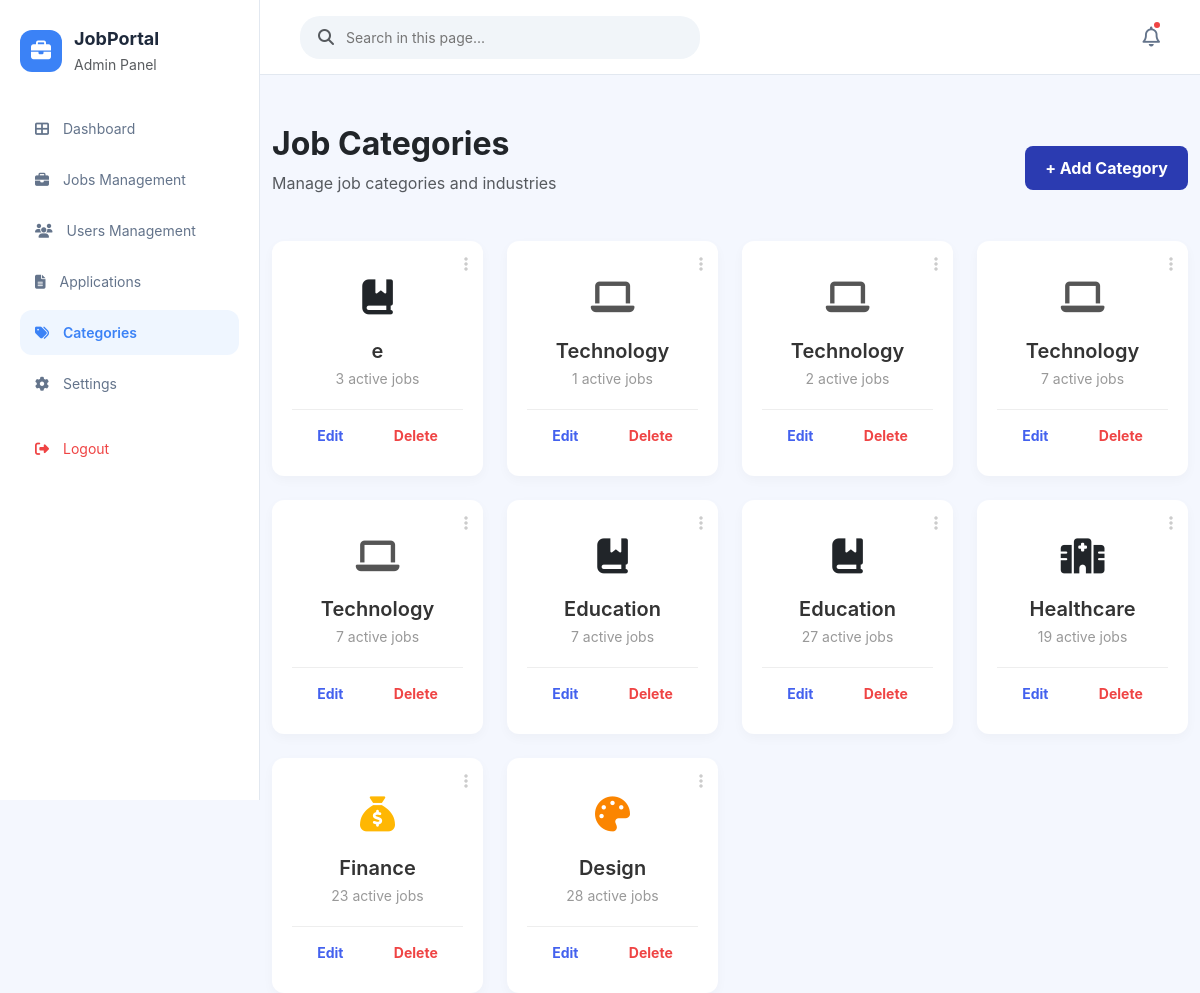
Page /admin/JOBMANAGEMENT/categories.php on the committed database.
### tables this page shows
CREATE TABLE `categories` (
  `id` int(11) NOT NULL,
  `name` varchar(100) NOT NULL,
  `icon_class` varchar(50) DEFAULT 'fa-briefcase',
  `active_jobs` int(11) DEFAULT 0,
  `created_at` timestamp NOT NULL DEFAULT current_timestamp()
);

### admin/JOBMANAGEMENT/categories.php (the view, shortened to what this page needs)
<?php include('db.php'); ?>
<!DOCTYPE html>
<html lang="en">
<head>
    <link href="https://cdn.jsdelivr.net/npm/bootstrap@5.3.0/dist/css/bootstrap.min.css" rel="stylesheet">
    <link rel="stylesheet" href="https://cdnjs.cloudflare.com/ajax/libs/font-awesome/6.4.0/css/all.min.css">
</head>
<body>
<?php include('nav.php'); ?>
<div class="container">
    <div class="header-section d-flex justify-content-between align-items-center">
        <div>
            <h2 class="fw-bold">Job Categories</h2>
            <p class="text-muted">Manage job categories and industries</p>
        </div>
        <a href="add.php" class="add-btn fw-bold" style="text-decoration: none;">+ Add Category</a>
    </div>
    <div class="row g-4">
        <?php
        $query = "SELECT * FROM categories ORDER BY id DESC";
        $result = mysqli_query($conn, $query);
        if (mysqli_num_rows($result) > 0) {
            while ($row = mysqli_fetch_assoc($result)) {
        ?>
            <div class="col-12 col-md-6 col-lg-3">
                <div class="cat-card searchable">
                    <i class="fas fa-ellipsis-vertical more-options"></i>
                    <span class="icon-wrapper">
                        <i class="fas <?php echo $row['icon_class']; ?>"></i>
                    </span>
                    <h5 class="cat-title"><?php echo $row['name']; ?></h5>
                    <p class="active-jobs"><?php echo $row['active_jobs']; ?> active jobs</p>
                    <div class="action-links">
                        <a href="edit.php?id=<?php echo $row['id']; ?>" class="edit-text fw-bold">Edit</a>
                        <a href="javascript:void(0)"
                         onclick="confirmDelete(<?php echo $row['id']; ?>)"
                         class="delete-text fw-bold">Delete</a>
                    </div>
                </div>
            </div>
        <?php
            }
        } else {
            echo "<p class='text-center'>No categories found.</p>";
        }
        ?>
    </div>
</div>
</body>
</html>

### admin/JOBMANAGEMENT/nav.php (shortened to what this page needs)
<?php
$current_page = basename($_SERVER['PHP_SELF']);
include_once 'db.php';
$noti_query = mysqli_query($conn, "SELECT * FROM notifications ORDER BY id DESC LIMIT 20");
$display_notis = [];
if($noti_query) {
    while($row = mysqli_fetch_assoc($noti_query)){
        $display_notis[] = $row['message'];
    }
}
$noti_count = count($display_notis);
?>
<link rel="stylesheet" href="https://cdnjs.cloudflare.com/ajax/libs/font-awesome/6.5.1/css/all.min.css">
<aside class="sidebar">
    <div class="logo-section">
        <div class="logo-icon"><i class="fa fa-briefcase"></i></div>
        <div>
            <strong style="font-size: 18px; color: #1e293b;">JobPortal</strong><br>
            <small class="text-muted">Admin Panel</small>
        </div>
    </div>
    <nav>
        <a href="dashboard.php" class="nav-link <?= $current_page=='dashboard.php'?'active':'' ?>"><i class="fa fa-th-large"></i> Dashboard</a>
        <a href="jobmanagement.php" class="nav-link <?= $current_page=='jobmanagement.php'?'active':'' ?>"><i class="fa fa-briefcase"></i> Jobs Management</a>
        <a href="usermanagement.php" class="nav-link <?= $current_page=='usermanagement.php'?'active':'' ?>"><i class="fa fa-users"></i> Users Management</a>
        <a href="applications.php" class="nav-link <?= $current_page=='applications.php'?'active':'' ?>"><i class="fa fa-file-alt"></i> Applications</a>
        <a href="categories.php" class="nav-link <?= $current_page=='categories.php'?'active':'' ?>"><i class="fa fa-tags"></i> Categories</a>
        <a href="settings.php" class="nav-link <?= $current_page=='settings.php'?'active':'' ?>"><i class="fa fa-cog"></i> Settings</a>
        <a href="logout.php" class="nav-link logout-btn"><i class="fa fa-sign-out-alt"></i> Logout</a>
    </nav>
</aside>
<div class="main-content" style="margin-left: 260px;">
    <header class="navbar">
        <div style="display: flex; align-items: center;">
            <div class="search-box">
                <i class="fa fa-search text-muted"></i>
                <input type="text" id="pageSearch" placeholder="Search in this page..." onkeyup="searchFunction()">
            </div>
        </div>
        <div class="noti-btn" onclick="toggleNoti(event)">
            <i class="fa-regular fa-bell"></i>
            <?php if($noti_count > 0): ?><div class="noti-dot"></div><?php endif; ?>
        </div>
    </header>

### admin/JOBMANAGEMENT/categories.php (style rules this page uses)
body { background-color: #f4f7f6; font-family: 'Inter', sans-serif; }
.header-section { margin-top: 50px; margin-bottom: 30px; }
.add-btn { background-color: #2b3bb1; color: white; border-radius: 8px; border: none; padding: 10px 20px; }
.cat-card { background: #fff; border-radius: 12px; border: none; padding: 30px 20px; text-align: center; box-shadow: 0 4px 12px rgba(0,0,0,0.03); position: relative; }
.icon-wrapper { font-size: 35px; margin-bottom: 15px; display: block; }
.fa-laptop { color: #555; }
.fa-palette { color: #fb8500; }
.fa-sack-dollar { color: #ffb703; }
.cat-title { font-weight: 600; color: #333; margin-bottom: 5px; }
.active-jobs { color: #999; font-size: 14px; margin-bottom: 20px; }
.action-links { display: flex; justify-content: space-around; border-top: 1px solid #eee; pt-3; }
.action-links a { text-decoration: none; font-size: 14px; margin-top: 15px; }
.edit-text { color: #4361ee; }
.delete-text { color: #ef4444; }
.more-options { position: absolute; top: 15px; right: 15px; color: #ccc; cursor: pointer; }

### admin/JOBMANAGEMENT/nav.php (style rules this page uses)
body { margin: 0; font-family: 'Inter', sans-serif; background-color: #f4f7fe; }
.sidebar { width: 260px; height: 100vh; position: fixed; background: #fff; border-right: 1px solid #e2e8f0; padding: 25px 20px; z-index: 1001; transition: 0.3s; }
.logo-section { display: flex; gap: 12px; margin-bottom: 30px; align-items: center; }
.logo-icon { width: 42px; height: 42px; border-radius: 12px; background: #3b82f6; color: #fff; display: flex; align-items: center; justify-content: center; font-size: 20px; }
.nav-link { display: flex; align-items: center; gap: 14px; padding: 12px 15px; text-decoration: none; color: #64748b; border-radius: 12px; margin-bottom: 6px; font-size: 14px; transition: 0.3s; }
.nav-link:hover, .nav-link.active { background: #eff6ff; color: #3b82f6; font-weight: 600; }
.logout-btn { margin-top: 20px; color: #ef4444 !important; }
.navbar { height: 75px; background: #fff; border-bottom: 1px solid #e2e8f0; display: flex; align-items: center; justify-content: space-between; padding: 0 40px; position: sticky; top: 0; z-index: 1000; }
.search-box { background: #f1f5f9; padding: 10px 18px; border-radius: 20px; display: flex; gap: 10px; width: 400px; align-items: center; }
.search-box input { border: none; background: none; outline: none; width: 100%; font-size: 14px; }
.noti-btn { position: relative; font-size: 20px; cursor: pointer; color: #64748b; }
.noti-dot { width: 10px; height: 10px; background: #ef4444; border-radius: 50%; position: absolute; top: -2px; right: -2px; border: 2px solid #fff; }

### rows in the picture
categories: name "e", active_jobs "3"
categories: name "Technology", active_jobs "1"
categories: name "Technology", active_jobs "2"
categories: name "Technology", active_jobs "7"
categories: name "Technology", active_jobs "7"
categories: name "Education", active_jobs "7"
categories: name "Education", active_jobs "27"
categories: name "Healthcare", active_jobs "19"
categories: name "Finance", active_jobs "23"
categories: name "Design", active_jobs "28"
